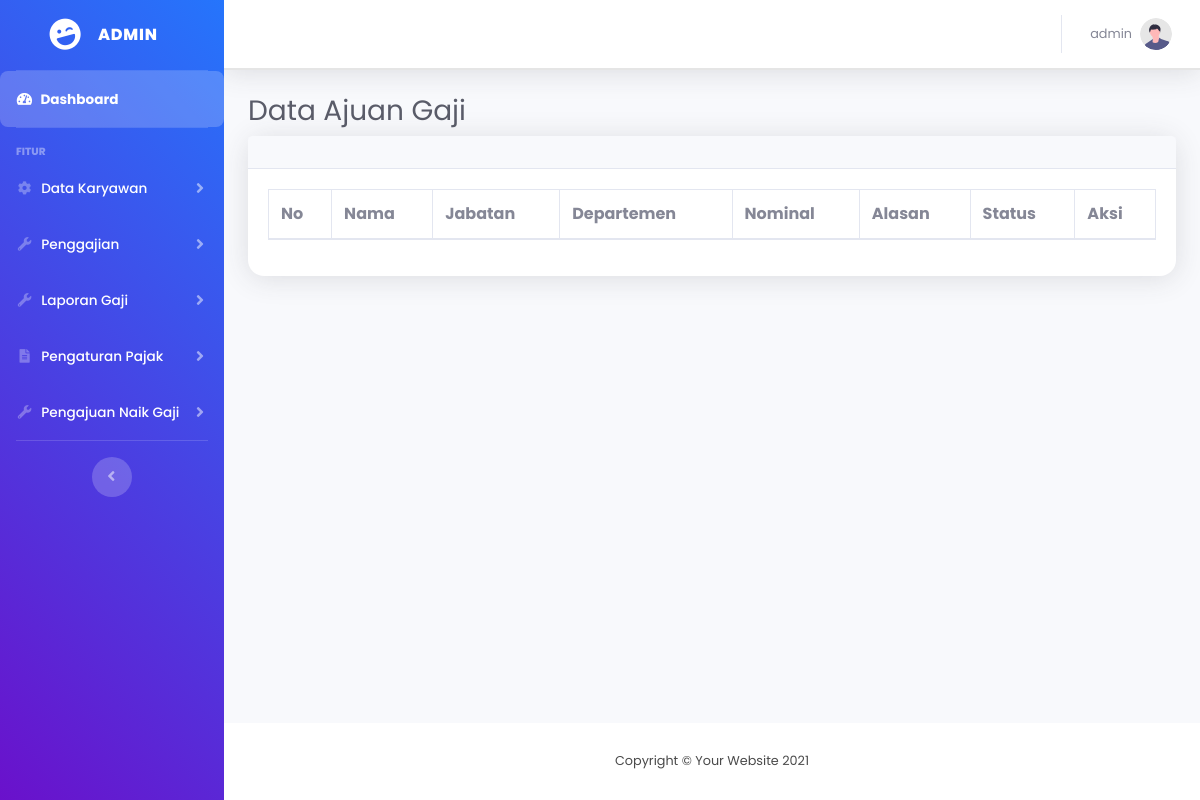
/admin/pengajuan.php (signed in), run on an earlier commit of the app's database.
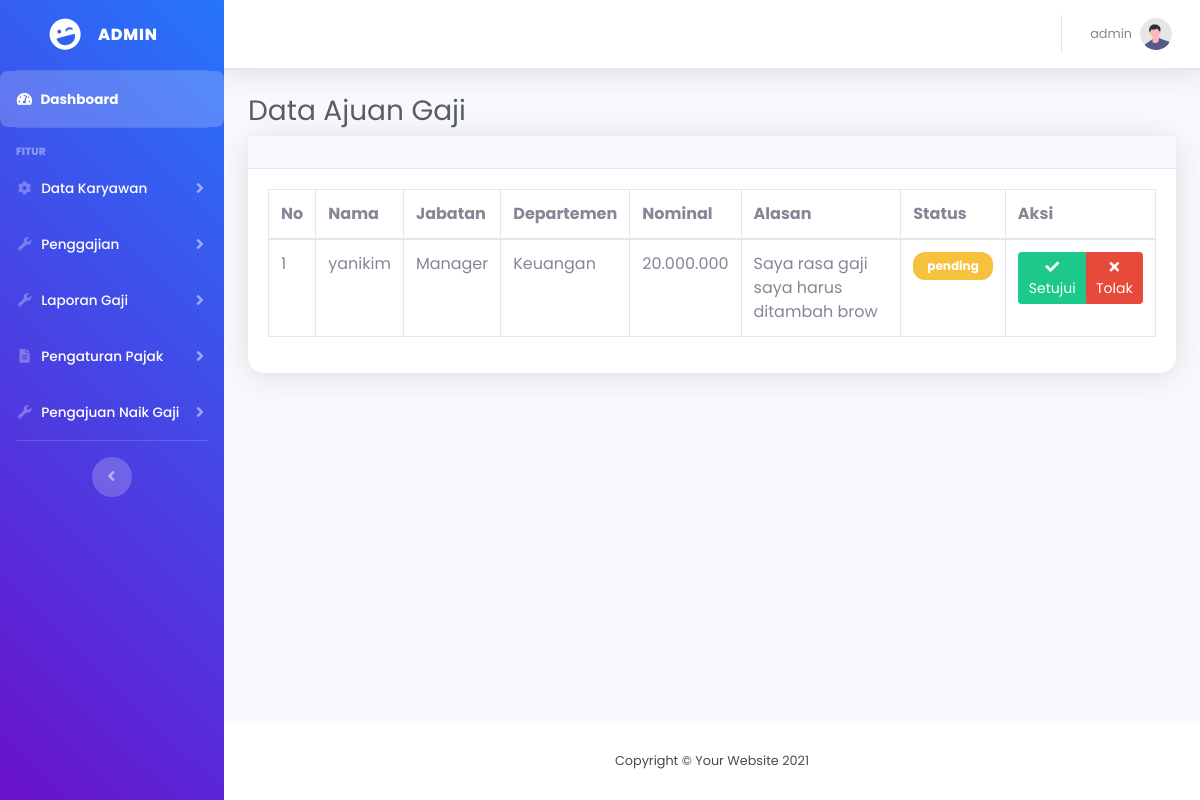
And on a later commit of the database.
### tables this page shows
CREATE TABLE `pengajuan` (
  `id` int(11) NOT NULL,
  `id_karyawan` int(11) NOT NULL,
  `nominal` decimal(10,0) NOT NULL,
  `alasan` text NOT NULL,
  `status` enum('pending','diterima','ditolak') NOT NULL
);

CREATE TABLE `karyawan` (
  `id` int(11) NOT NULL,
  `nama` varchar(100) NOT NULL,
  `username` varchar(255) NOT NULL,
  `password` varchar(255) NOT NULL,
  `jabatan` varchar(100) NOT NULL,
  `departemen` varchar(100) DEFAULT NULL,
  `gaji_pokok` decimal(15,2) NOT NULL,
  `status` enum('aktif','non-aktif') DEFAULT 'aktif',
  `tanggal_bergabung` date DEFAULT NULL
);

### admin/pengajuan.php (the view, shortened to what this page needs)
<?php
    include '../koneksi.php';
?>
<!DOCTYPE html>
<html lang="en">
<head>
    <link href="../assets/vendor/fontawesome-free/css/all.min.css" rel="stylesheet" type="text/css">
    <link href="../assets/css/sb-admin-2.min.css" rel="stylesheet">
</head>
<body id="page-top">
    <div id="wrapper">
        <ul class="navbar-nav bg-gradient-primary sidebar sidebar-dark accordion" id="accordionSidebar">
            <a class="sidebar-brand d-flex align-items-center justify-content-center" href="index.php">
                <div class="sidebar-brand-icon rotate-n-15">
                    <i class="fas fa-laugh-wink"></i>
                </div>
                <div class="sidebar-brand-text mx-3">Admin</div>
            </a>
            <hr class="sidebar-divider my-0">
            <li class="nav-item active">
                <a class="nav-link" href="index.php">
                    <i class="fas fa-fw fa-tachometer-alt"></i>
                    <span>Dashboard</span></a>
            </li>
            <hr class="sidebar-divider">
            <div class="sidebar-heading">
                Fitur
            </div>
            <li class="nav-item">
                <a class="nav-link collapsed" href="#" data-toggle="collapse" data-target="#collapseTwo"
                    aria-expanded="true" aria-controls="collapseTwo">
                    <i class="fas fa-fw fa-cog"></i>
                    <span>Data Karyawan</span>
                </a>
            </li>
            <li class="nav-item">
                <a class="nav-link collapsed" href="#" data-toggle="collapse" data-target="#collapseUtilities"
                    aria-expanded="true" aria-controls="collapseUtilities">
                    <i class="fas fa-fw fa-wrench"></i>
                    <span>Penggajian</span>
                </a>
            </li>
            <li class="nav-item">
                <a class="nav-link collapsed" href="#" data-toggle="collapse" data-target="#laporanGaji"
                    aria-expanded="true" aria-controls="collapseUtilities">
                    <i class="fas fa-fw fa-wrench"></i>
                    <span>Laporan Gaji</span>
                </a>
            </li>
            <li class="nav-item">
                <a class="nav-link collapsed" href="#" data-toggle="collapse" data-target="#pengaturanPajak" aria-expanded="true" aria-controls="collapseUtilities">
                <i class="fas fa-fw fa-file-alt"></i>
                <span>Pengaturan Pajak</span>
                </a>
            </li>
            <li class="nav-item">
                <a class="nav-link collapsed" href="#" data-toggle="collapse" data-target="#pengajuan"
                    aria-expanded="true" aria-controls="collapseUtilities">
                    <i class="fas fa-fw fa-wrench"></i>
                    <span>Pengajuan Naik Gaji</span>
                </a>
            </li>
            <hr class="sidebar-divider">
            <div class="text-center d-none d-md-inline">
                <button class="rounded-circle border-0" id="sidebarToggle"></button>
            </div>
        </ul>
        <div id="content-wrapper" class="d-flex flex-column">
            <div id="content">
                <nav class="navbar navbar-expand navbar-light bg-white topbar mb-4 static-top shadow">
                    <ul class="navbar-nav ml-auto">
                        <li class="nav-item dropdown no-arrow">
                            <a class="nav-link dropdown-toggle" href="#" id="userDropdown" role="button"
                                data-toggle="dropdown" aria-haspopup="true" aria-expanded="false">
                                <span class="mr-2 d-none d-lg-inline text-gray-600 small"><?= $_SESSION['nama_admin'] ?></span>
                                <img class="img-profile rounded-circle"
                                    src="../assets/img/undraw_profile.svg">
                            </a>
                        </li>
                    </ul>
                </nav>
                <div class="container-fluid">
                <h1 class="h3 mb-2 text-gray-800">Data Ajuan Gaji</h1>
                <div class="card shadow mb-4">
                    <div class="card-header py-3">
                    </div>
                    <div class="card-body">
                        <div class="table-responsive">
                            <table class="table table-bordered" id="dataTable" width="100%" cellspacing="0">
                                <thead>
                                    <tr>
                                        <th>No</th>
                                        <th>Nama</th>
                                        <th>Jabatan</th>
                                        <th>Departemen</th>
                                        <th>Nominal</th>
                                        <th>Alasan</th>
                                        <th>Status</th>
                                        <th>Aksi</th>
                                    </tr>
                                </thead>
                                <tbody>
                                    <?php
                                    $no = 1;
                                    $tampil = mysqli_query($koneksi, "SELECT p.*, k.nama, k.departemen, k.jabatan
                                                                    FROM pengajuan p
                                                                    JOIN karyawan k ON p.id_karyawan = k.id");
                                    while($data = mysqli_fetch_array($tampil)):
                                    ?>
                                    <tr>
                                        <td><?= $no++ ?></td>
                                        <td><?= $data['nama'] ?></td>
                                        <td><?= $data['jabatan'] ?></td>
                                        <td><?= $data['departemen'] ?></td>
                                        <td><?= number_format($data['nominal'], 0, ',', '.') ?></td>
                                        <td><?= $data['alasan'] ?></td>
                                        <?php if ($data['status'] == 'diterima'): ?>
                                        <td><span class="badge badge-success"><?= $data['status'] ?></span></td>
                                        <?php elseif ($data['status'] == 'pending'): ?>
                                        <td><span class="badge badge-warning"><?= $data['status'] ?></span></td>
                                        <?php else: ?>
                                        <td><span class="badge badge-danger"><?= $data['status'] ?></span></td>
                                        <?php endif; ?>
                                        <td>
                                            <?php if ($data['status'] == 'pending'): ?>
                                            <div class="btn-group" role="group">
                                                <a href="proses_setuju.php?id=<?= $data['id'] ?>" class="btn btn-success btn-sm" onclick="return confirm('Apakah Anda yakin menyetujui pengajuan ini?')">
                                                    <i class="fas fa-check"></i> Setujui
                                                </a>
                                                <a href="proses_tolak.php?id=<?= $data['id'] ?>" class="btn btn-danger btn-sm" onclick="return confirm('Apakah Anda yakin menolak pengajuan ini?')">
                                                    <i class="fas fa-times"></i> Tolak
                                                </a>
                                            </div>
                                            <?php endif; ?>
                                        </td>
                                    </tr>
                                    <?php endwhile; ?>
                                </tbody>
                            </table>
                        </div>
                    </div>
                </div>
                </div>
            </div>
            <footer class="sticky-footer bg-white">
                <div class="container my-auto">
                    <div class="copyright text-center my-auto">
                        <span>Copyright &copy; Your Website 2021</span>
                    </div>
                </div>
            </footer>
        </div>
    </div>
</body>
</html>

### admin/pengajuan.php (style rules this page uses)
body, html { font-family: 'Poppins', sans-serif; background: linear-gradient(120deg, #f5f7fa, #c3cfe2); height: 100%; color: #4a4a4a; }
.sidebar { background: linear-gradient(45deg, #6a11cb, #2575fc); color: #ffffff; }
.sidebar .nav-item .nav-link { color: #ffffff; font-weight: 500; transition: all 0.3s ease-in-out; }
.sidebar .nav-item.active .nav-link, .sidebar .nav-item .nav-link:hover { background-color: rgba(255, 255, 255, 0.2); border-radius: 8px; }
.navbar { background: #ffffff; border-bottom: 2px solid rgba(0, 0, 0, 0.1); box-shadow: 0 4px 6px rgba(0, 0, 0, 0.1); }
.navbar-brand, .navbar-nav .nav-link { color: #4a4a4a; font-weight: 600; }
.card { border: none; border-radius: 16px; transition: transform 0.3s ease, box-shadow 0.3s ease; box-shadow: 0 6px 20px rgba(0, 0, 0, 0.1); }
.badge { padding: 8px 14px; border-radius: 12px; }

What changed in the data, as far as the page shows it:
added pengajuan: id_karyawan.nama "yanikim", id_karyawan.jabatan "Manager", id_karyawan.departemen "Keuangan", nominal "20.000.000", alasan "Saya rasa gaji saya harus ditambah brow", status "pending"
